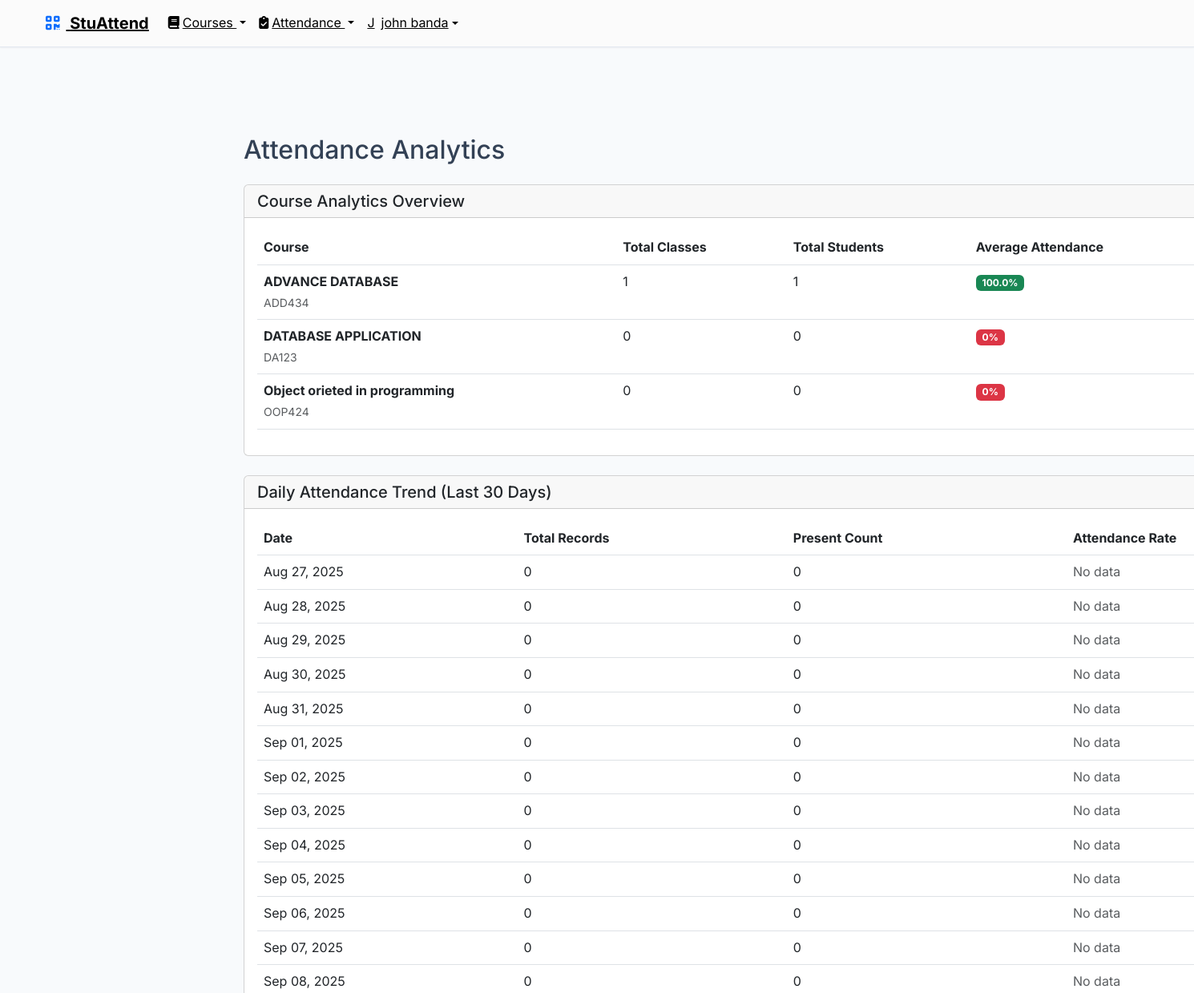
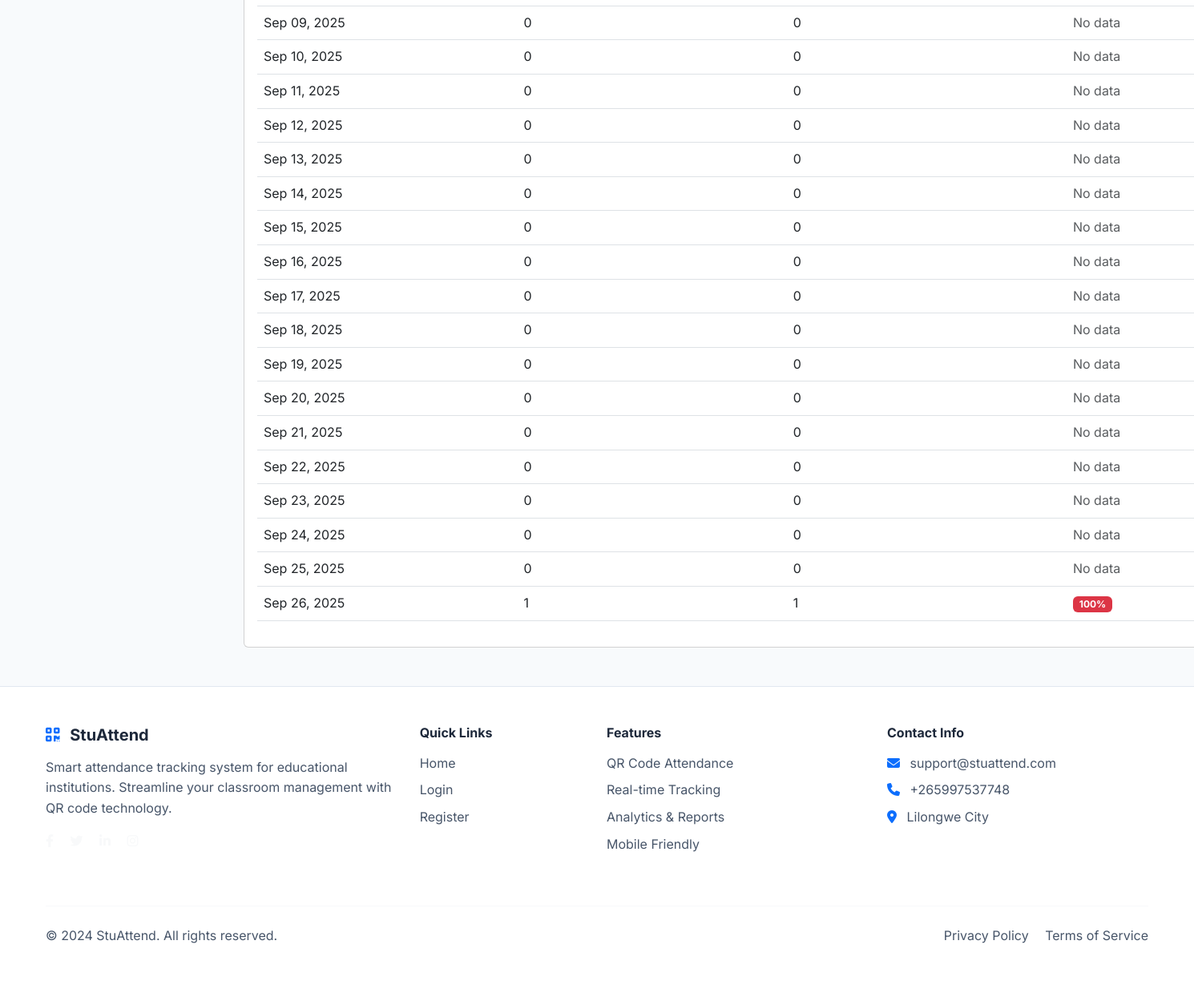
/attendance/analytics/ (signed in), run on the app's committed database (2 pictures, top to bottom).
### accounts/models.py (models this page shows, shortened)
class User(AbstractUser):
    ROLE_CHOICES = [
        ('admin', 'Administrator'),
        ('lecturer', 'Lecturer'),
        ('student', 'Student'),
    ]
    role = models.CharField(max_length=10, choices=ROLE_CHOICES, default='student')
    email = models.EmailField(unique=True)
    phone = models.CharField(
        max_length=15,
        validators=[RegexValidator(r'^\+?1?\d{9,15}$')],
        blank=True,
        null=True
    )
    created_at = models.DateTimeField(auto_now_add=True)
    updated_at = models.DateTimeField(auto_now=True)
    USERNAME_FIELD = 'email'
    REQUIRED_FIELDS = ['username', 'first_name', 'last_name']

### courses/models.py (models this page shows, shortened)
class Course(models.Model):
    code = models.CharField(max_length=10, unique=True)
    name = models.CharField(max_length=100)
    description = models.TextField()
    credit_hours = models.IntegerField(default=3)
    lecturer = models.ForeignKey(Lecturer, on_delete=models.CASCADE, related_name='courses')
    semester = models.ForeignKey(Semester, on_delete=models.CASCADE, related_name='courses')
    created_at = models.DateTimeField(auto_now_add=True)
    class Meta:
        ordering = ['code']

### attendance/views.py (the view)
# urls.py: path('analytics/', views.attendance_analytics, name='attendance_analytics'),
@login_required
def attendance_analytics(request):
    if request.user.role not in ['admin', 'lecturer']:
        messages.error(request, 'Access denied.')
        return redirect('dashboard:home')
    if request.user.role == 'admin':
        courses = Course.objects.all()
    else:  # lecturer
        try:
            lecturer_profile = request.user.lecturer_profile
            courses = Course.objects.filter(lecturer=lecturer_profile)
        except User.lecturer_profile.RelatedObjectDoesNotExist:
            messages.warning(request, 'You do not have a lecturer profile. Please complete your profile first.')
            return redirect('accounts:complete_lecturer_profile')
    course_analytics = []
    for course in courses:
        records = AttendanceRecord.objects.filter(course=course)
        total_classes = records.values('date').distinct().count()
        total_students = Student.objects.filter(
            attendance_records__course=course
        ).distinct().count()
        present_records = records.filter(status='present')
        total_present = present_records.count()
        if total_classes > 0 and total_students > 0:
            avg_attendance = (total_present / (total_classes * total_students)) * 100
        else:
            avg_attendance = 0
        course_analytics.append({
            'course': course,
            'total_classes': total_classes,
            'total_students': total_students,
            'avg_attendance': round(avg_attendance, 2),
            'total_present': total_present,
        })
    from datetime import datetime, timedelta
    end_date = timezone.now().date()
    start_date = end_date - timedelta(days=30)
    daily_attendance = []
    current_date = start_date
    while current_date <= end_date:
        daily_records = AttendanceRecord.objects.filter(
            course__in=courses,
            date=current_date
        )
        daily_attendance.append({
            'date': current_date,
            'total_records': daily_records.count(),
            'present_count': daily_records.filter(status='present').count(),
        })
        current_date += timedelta(days=1)
    context = {
        'courses': courses,
        'course_analytics': course_analytics,
        'daily_attendance': daily_attendance,
    }
    return render(request, 'attendance/attendance_analytics.html', context)

### templates/attendance/attendance_analytics.html (shortened to what this page needs)
{% extends 'base/base.html' %}
{% load static %}
{% block content %}
<div class="container-fluid mt-5 pt-4">
    <div class="row">
        <div class="col-12">
            <h1 class="h2 mb-4">Attendance Analytics</h1>
            <div class="row mb-4">
                <div class="col-md-12">
                    <div class="card">
                        <div class="card-header">
                            <h5 class="mb-0">Course Analytics Overview</h5>
                        </div>
                        <div class="card-body">
                            <div class="table-responsive">
                                <table class="table table-hover">
                                    <thead>
                                        <tr>
                                            <th>Course</th>
                                            <th>Total Classes</th>
                                            <th>Total Students</th>
                                            <th>Average Attendance</th>
                                        </tr>
                                    </thead>
                                    <tbody>
                                        {% for analytics in course_analytics %}
                                        <tr>
                                            <td>
                                                <strong>{{ analytics.course.name }}</strong><br>
                                                <small class="text-muted">{{ analytics.course.code }}</small>
                                            </td>
                                            <td>{{ analytics.total_classes }}</td>
                                            <td>{{ analytics.total_students }}</td>
                                            <td>
                                                <span class="badge bg-{% if analytics.avg_attendance >= 75 %}success{% elif analytics.avg_attendance >= 50 %}warning{% else %}danger{% endif %}">
                                                    {{ analytics.avg_attendance }}%
                                                </span>
                                            </td>
                                        </tr>
                                        {% empty %}
                                        <tr>
                                            <td colspan="5" class="text-center">No analytics data available.</td>
                                        </tr>
                                        {% endfor %}
                                    </tbody>
                                </table>
                            </div>
                        </div>
                    </div>
                </div>
            </div>
            <div class="row">
                <div class="col-md-12">
                    <div class="card">
                        <div class="card-header">
                            <h5 class="mb-0">Daily Attendance Trend (Last 30 Days)</h5>
                        </div>
                        <div class="card-body">
                            <div class="table-responsive">
                                <table class="table table-hover">
                                    <thead>
                                        <tr>
                                            <th>Date</th>
                                            <th>Total Records</th>
                                            <th>Present Count</th>
                                            <th>Attendance Rate</th>
                                        </tr>
                                    </thead>
                                    <tbody>
                                        {% for daily in daily_attendance %}
                                        <tr>
                                            <td>{{ daily.date|date:"M d, Y" }}</td>
                                            <td>{{ daily.total_records }}</td>
                                            <td>{{ daily.present_count }}</td>
                                            <td>
                                                {% if daily.total_records > 0 %}
                                                    {% widthratio daily.present_count daily.total_records 100 as rate %}
                                                    <span class="badge bg-{% if rate >= 75 %}success{% elif rate >= 50 %}warning{% else %}danger{% endif %}">
                                                        {{ rate }}%
                                                    </span>
                                                {% else %}
                                                    <span class="text-muted">No data</span>
                                                {% endif %}
                                            </td>
                                        </tr>
                                        {% empty %}
                                        <tr>
                                            <td colspan="4" class="text-center">No daily attendance data available.</td>
                                        </tr>
                                        {% endfor %}
                                    </tbody>
                                </table>
                            </div>
                        </div>
                    </div>
                </div>
            </div>
        </div>
    </div>
</div>
{% endblock %}

### templates/base/base.html (shortened to what this page needs)
<!DOCTYPE html>
<html lang="en">
{% load static %}
<head>
    <link href="https://cdn.jsdelivr.net/npm/bootstrap@5.3.0/dist/css/bootstrap.min.css" rel="stylesheet">
    <link rel="stylesheet" href="https://cdn.jsdelivr.net/npm/bootstrap-icons@1.10.0/font/bootstrap-icons.css">
    <link rel="stylesheet" href="https://cdnjs.cloudflare.com/ajax/libs/font-awesome/6.4.0/css/all.min.css">
    <link rel="stylesheet" href="{% static 'css/modern-styles.css' %}">
    <link rel="stylesheet" href="{% static 'css/styles.css' %}">
</head>
<body>
    <nav class="navbar navbar-expand-lg navbar-modern fixed-top" id="mainNavbar">
        <div class="container">
            <a class="navbar-brand fw-bold" href="/">
                <i class="fas fa-qrcode text-primary me-2"></i>
                StuAttend
            </a>
            <div class="collapse navbar-collapse" id="navbarNav">
                <ul class="navbar-nav">
                    {% if user.is_authenticated %}
                        <li class="nav-item dropdown">
                            <a class="nav-link dropdown-toggle {% if 'courses' in request.path %}active{% endif %}" href="#" id="coursesDropdown" role="button" data-bs-toggle="dropdown" aria-expanded="false">
                                <i class="fas fa-book me-1"></i>Courses
                            </a>
                        </li>
                        <li class="nav-item dropdown">
                            <a class="nav-link dropdown-toggle {% if 'attendance' in request.path %}active{% endif %}" href="#" id="attendanceDropdown" role="button" data-bs-toggle="dropdown" aria-expanded="false">
                                <i class="fas fa-clipboard-check me-1"></i>Attendance
                            </a>
                        </li>
                        <li class="nav-item dropdown">
                            <a class="nav-link dropdown-toggle d-flex align-items-center" href="#" id="navbarDropdown" role="button" data-bs-toggle="dropdown">
                                <div class="avatar-circle me-2">
                                    {{ user.get_full_name|default:user.username|first|upper }}
                                </div>
                                {{ user.get_full_name|default:user.username }}
                            </a>
                        </li>
                    {% endif %}
                </ul>
            </div>
        </div>
    </nav>
    <main class="{% if not request.path == '/' %}main-content container-fluid mt-5 pt-5{% endif %}">
        {% block content %}{% endblock %}
    </main>
    <footer class="footer-modern py-5 mt-5">
        <div class="container">
            <div class="row">
                <div class="col-lg-4 mb-4">
                    <h5 class="fw-bold mb-3">
                        <i class="fas fa-qrcode text-primary me-2"></i>
                        StuAttend
                    </h5>
                    <p class="text-light-emphasis">
                        Smart attendance tracking system for educational institutions.
                        Streamline your classroom management with QR code technology.
                    </p>
                    <div class="social-links">
                        <a href="#" class="text-light me-3"><i class="fab fa-facebook-f"></i></a>
                        <a href="#" class="text-light me-3"><i class="fab fa-twitter"></i></a>
                        <a href="#" class="text-light me-3"><i class="fab fa-linkedin-in"></i></a>
                        <a href="#" class="text-light"><i class="fab fa-instagram"></i></a>
                    </div>
                </div>
                <div class="col-lg-2 mb-4">
                    <h6 class="fw-bold mb-3">Quick Links</h6>
                    <ul class="list-unstyled">
                        <li class="mb-2"><a href="/" class="text-light-emphasis text-decoration-none">Home</a></li>
                        <li class="mb-2"><a href="{% url 'accounts:login' %}" class="text-light-emphasis text-decoration-none">Login</a></li>
                        <li class="mb-2"><a href="{% url 'accounts:register' %}" class="text-light-emphasis text-decoration-none">Register</a></li>
                    </ul>
                </div>
                <div class="col-lg-3 mb-4">
                    <h6 class="fw-bold mb-3">Features</h6>
                    <ul class="list-unstyled">
                        <li class="mb-2"><a href="#" class="text-light-emphasis text-decoration-none">QR Code Attendance</a></li>
                        <li class="mb-2"><a href="#" class="text-light-emphasis text-decoration-none">Real-time Tracking</a></li>
                        <li class="mb-2"><a href="#" class="text-light-emphasis text-decoration-none">Analytics & Reports</a></li>
                        <li class="mb-2"><a href="#" class="text-light-emphasis text-decoration-none">Mobile Friendly</a></li>
                    </ul>
                </div>
                <div class="col-lg-3 mb-4">
                    <h6 class="fw-bold mb-3">Contact Info</h6>
                    <ul class="list-unstyled">
                        <li class="mb-2">
                            <i class="fas fa-envelope text-primary me-2"></i>
                            <span class="text-light-emphasis">support@stuattend.com</span>
                        </li>
                        <li class="mb-2">
                            <i class="fas fa-phone text-primary me-2"></i>
                            <span class="text-light-emphasis">+265997537748</span>
                        </li>
                        <li class="mb-2">
                            <i class="fas fa-map-marker-alt text-primary me-2"></i>
                            <span class="text-light-emphasis">Lilongwe City</span>
                        </li>
                    </ul>
                </div>
            </div>
            <hr class="my-4">
            <div class="row align-items-center">
                <div class="col-md-6">
                    <p class="text-light-emphasis mb-0">&copy; 2024 StuAttend. All rights reserved.</p>
                </div>
                <div class="col-md-6 text-md-end">
                    <a href="#" class="text-light-emphasis text-decoration-none me-3">Privacy Policy</a>
                    <a href="#" class="text-light-emphasis text-decoration-none">Terms of Service</a>
                </div>
            </div>
        </div>
    </footer>
</body>
</html>

### data on the page
User: get_full_name|first "J", get_full_name "john banda"
Course: course.name "ADVANCE DATABASE", course.code "ADD434", total_classes "1", total_students "1", avg_attendance "100.0"
Course: course.name "DATABASE APPLICATION", course.code "DA123", total_classes "0", total_students "0", avg_attendance "0"
Course: course.name "Object orieted in programming", course.code "OOP424", total_classes "0", total_students "0", avg_attendance "0"

### other printed values
{{ daily.date|date:"M d, Y" }} "Aug 27, 2025" "Aug 28, 2025" "Aug 29, 2025" "Aug 30, 2025" "Aug 31, 2025" "Sep 01, 2025" "Sep 02, 2025" "Sep 03, 2025" "Sep 04, 2025" "Sep 05, 2025" "Sep 06, 2025" "Sep 07, 2025" "Sep 08, 2025" "Sep 09, 2025" "Sep 10, 2025" "Sep 11, 2025" "Sep 12, 2025" "Sep 13, 2025" "Sep 14, 2025" "Sep 15, 2025" "Sep 16, 2025" "Sep 17, 2025" "Sep 18, 2025" "Sep 19, 2025" "Sep 20, 2025" "Sep 21, 2025" "Sep 22, 2025" "Sep 23, 2025" "Sep 24, 2025" "Sep 25, 2025" "Sep 26, 2025"
{{ daily.total_records }} "0" "0" "0" "0" "0" "0" "0" "0" "0" "0" "0" "0" "0" "0" "0" "0" "0" "0" "0" "0" "0" "0" "0" "0" "0" "0" "0" "0" "0" "0" "1"
{{ daily.present_count }} "0" "0" "0" "0" "0" "0" "0" "0" "0" "0" "0" "0" "0" "0" "0" "0" "0" "0" "0" "0" "0" "0" "0" "0" "0" "0" "0" "0" "0" "0" "1"
{{ rate }} "100"
